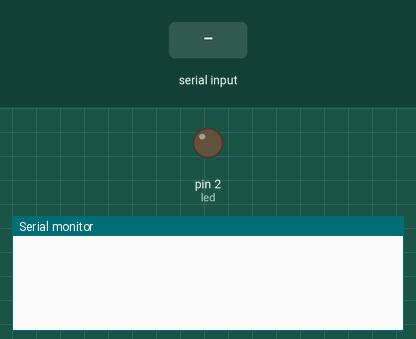
This sketch was run on a simulated Arduino Uno, built with avr-gcc and run on an emulated ATmega328P. Shown: output pins drawn as LEDs (lit = HIGH), the last lines printed to the serial monitor. The inputs (shaded band) are chosen by the test bench.

Above: at 1.2 s.
1.3 s: "l" received over Serial
At 1.8 s:
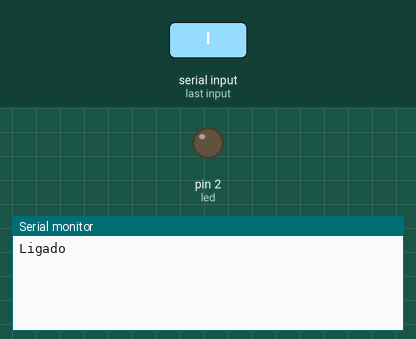
2.8 s: "d" received over Serial
At 4.2 s:
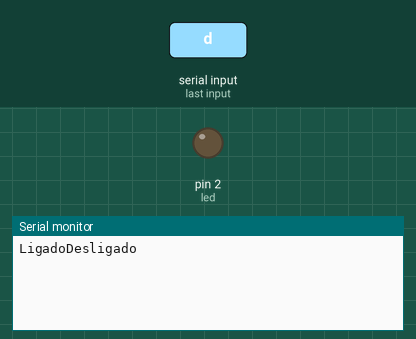

The sketch:

exemplo_liga_e_desiliga_led_JAVA.ino
```cpp
int led = 2;

void setup() {
  // put your setup code here, to run once:
  Serial.begin(9600);
  pinMode(led, OUTPUT);

}

void loop() {
  // put your main code here, to run repeatedly:
  char serial = Serial.read();

  if(serial == 'l')
  {
    Serial.print("Ligado");
//    digitalWrite(led, HIGH);

  } else if (serial == 'd')
  {
    Serial.print("Desligado");
//    digitalWrite(led, LOW);
  }

}
```

Measured:
- after the input at 1.3 s, the serial monitor: prints a new line at once (image 1)
- after the input at 2.8 s, the serial monitor: prints a new line at once (image 2)
